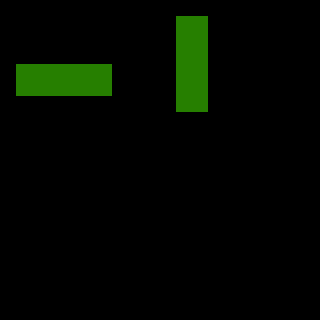

Tiled map render using the project's own tile images. Description and the whole map definition, tile-layer contents included, below:
An orthogonal 20x20 tile map with 16x16 px tiles, 3 tile layers (regions, input_set, output_set).

<map version="1.0" orientation="orthogonal" renderorder="right-down" width="20" height="20" tilewidth="16" tileheight="16" nextobjectid="6">
 <properties>
  <property name="NoOverlappingRules" value="true" />
 </properties>
 <tileset firstgid="1" name="ruleset" tilewidth="16" tileheight="16" tilecount="60" columns="10">
  <image source="../tilesets/ruleset.png" width="160" height="96" />
 </tileset>
 <layer name="regions" width="20" height="20">
  <data encoding="csv">
0,0,0,0,0,0,0,0,0,0,0,0,0,0,0,0,0,0,0,0,
0,0,0,0,0,0,0,0,0,0,0,1,1,0,0,0,0,0,0,0,
0,0,0,0,0,0,0,0,0,0,0,1,1,0,0,0,0,0,0,0,
0,0,0,0,0,0,0,0,0,0,0,1,1,0,0,0,0,0,0,0,
0,1,1,1,1,1,1,0,0,0,0,1,1,0,0,0,0,0,0,0,
0,1,1,1,1,1,1,0,0,0,0,1,1,0,0,0,0,0,0,0,
0,0,0,0,0,0,0,0,0,0,0,1,1,0,0,0,0,0,0,0,
0,0,0,0,0,0,0,0,0,0,0,0,0,0,0,0,0,0,0,0,
0,0,0,0,0,0,0,0,0,0,0,0,0,0,0,0,0,0,0,0,
0,0,0,0,0,0,0,0,0,0,0,0,0,0,0,0,0,0,0,0,
0,0,0,0,0,0,0,0,0,0,0,0,0,0,0,0,0,0,0,0,
0,0,0,0,0,0,0,0,0,0,0,0,0,0,0,0,0,0,0,0,
0,0,0,0,0,0,0,0,0,0,0,0,0,0,0,0,0,0,0,0,
0,0,0,0,0,0,0,0,0,0,0,0,0,0,0,0,0,0,0,0,
0,0,0,0,0,0,0,0,0,0,0,0,0,0,0,0,0,0,0,0,
0,0,0,0,0,0,0,0,0,0,0,0,0,0,0,0,0,0,0,0,
0,0,0,0,0,0,0,0,0,0,0,0,0,0,0,0,0,0,0,0,
0,0,0,0,0,0,0,0,0,0,0,0,0,0,0,0,0,0,0,0,
0,0,0,0,0,0,0,0,0,0,0,0,0,0,0,0,0,0,0,0,
0,0,0,0,0,0,0,0,0,0,0,0,0,0,0,0,0,0,0,0
</data>
 </layer>
 <layer name="input_set" width="20" height="20">
  <data encoding="csv">
0,0,0,0,0,0,0,0,0,0,0,0,0,0,0,0,0,0,0,0,
0,0,0,0,0,0,0,0,0,0,0,23,23,0,0,0,0,0,0,0,
0,0,0,0,0,0,0,0,0,0,0,23,23,0,0,0,0,0,0,0,
0,0,0,0,0,0,0,0,0,0,0,4,4,0,0,0,0,0,0,0,
0,23,23,4,4,23,23,0,0,0,0,4,4,0,0,0,0,0,0,0,
0,23,23,4,4,23,23,0,0,0,0,23,23,0,0,0,0,0,0,0,
0,0,0,0,0,0,0,0,0,0,0,23,23,0,0,0,0,0,0,0,
0,0,0,0,0,0,0,0,0,0,0,0,0,0,0,0,0,0,0,0,
0,0,0,0,0,0,0,0,0,0,0,0,0,0,0,0,0,0,0,0,
0,0,0,0,0,0,0,0,0,0,0,0,0,0,0,0,0,0,0,0,
0,0,0,0,0,0,0,0,0,0,0,0,0,0,0,0,0,0,0,0,
0,0,0,0,0,0,0,0,0,0,0,0,0,0,0,0,0,0,0,0,
0,0,0,0,0,0,0,0,0,0,0,0,0,0,0,0,0,0,0,0,
0,0,0,0,0,0,0,0,0,0,0,0,0,0,0,0,0,0,0,0,
0,0,0,0,0,0,0,0,0,0,0,0,0,0,0,0,0,0,0,0,
0,0,0,0,0,0,0,0,0,0,0,0,0,0,0,0,0,0,0,0,
0,0,0,0,0,0,0,0,0,0,0,0,0,0,0,0,0,0,0,0,
0,0,0,0,0,0,0,0,0,0,0,0,0,0,0,0,0,0,0,0,
0,0,0,0,0,0,0,0,0,0,0,0,0,0,0,0,0,0,0,0,
0,0,0,0,0,0,0,0,0,0,0,0,0,0,0,0,0,0,0,0
</data>
 </layer>
 <layer name="output_set" width="20" height="20">
  <data encoding="csv">
0,0,0,0,0,0,0,0,0,0,0,0,0,0,0,0,0,0,0,0,
0,0,0,0,0,0,0,0,0,0,0,0,0,0,0,0,0,0,0,0,
0,0,0,0,0,0,0,0,0,0,0,0,0,0,0,0,0,0,0,0,
0,0,0,0,0,0,0,0,0,0,0,23,23,0,0,0,0,0,0,0,
0,0,0,23,23,0,0,0,0,0,0,23,23,0,0,0,0,0,0,0,
0,0,0,23,23,0,0,0,0,0,0,0,0,0,0,0,0,0,0,0,
0,0,0,0,0,0,0,0,0,0,0,0,0,0,0,0,0,0,0,0,
0,0,0,0,0,0,0,0,0,0,0,0,0,0,0,0,0,0,0,0,
0,0,0,0,0,0,0,0,0,0,0,0,0,0,0,0,0,0,0,0,
0,0,0,0,0,0,0,0,0,0,0,0,0,0,0,0,0,0,0,0,
0,0,0,0,0,0,0,0,0,0,0,0,0,0,0,0,0,0,0,0,
0,0,0,0,0,0,0,0,0,0,0,0,0,0,0,0,0,0,0,0,
0,0,0,0,0,0,0,0,0,0,0,0,0,0,0,0,0,0,0,0,
0,0,0,0,0,0,0,0,0,0,0,0,0,0,0,0,0,0,0,0,
0,0,0,0,0,0,0,0,0,0,0,0,0,0,0,0,0,0,0,0,
0,0,0,0,0,0,0,0,0,0,0,0,0,0,0,0,0,0,0,0,
0,0,0,0,0,0,0,0,0,0,0,0,0,0,0,0,0,0,0,0,
0,0,0,0,0,0,0,0,0,0,0,0,0,0,0,0,0,0,0,0,
0,0,0,0,0,0,0,0,0,0,0,0,0,0,0,0,0,0,0,0,
0,0,0,0,0,0,0,0,0,0,0,0,0,0,0,0,0,0,0,0
</data>
 </layer>
</map>
